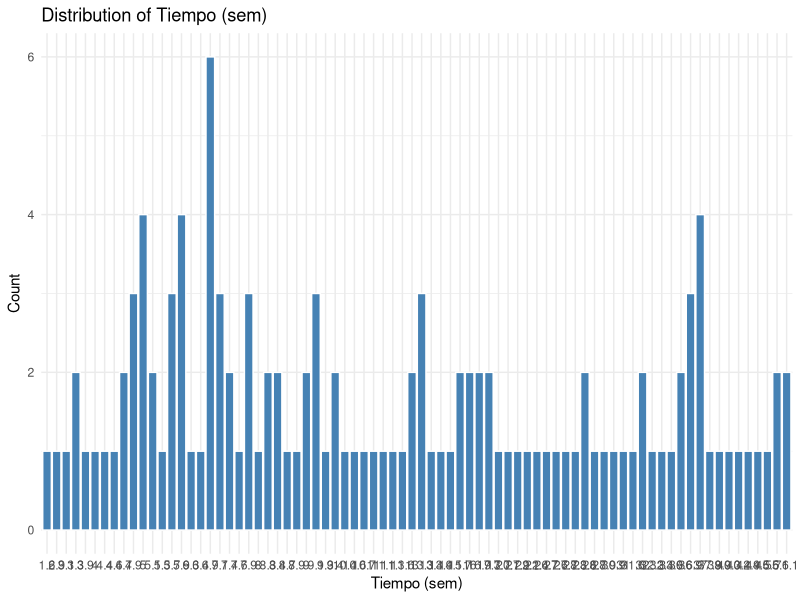
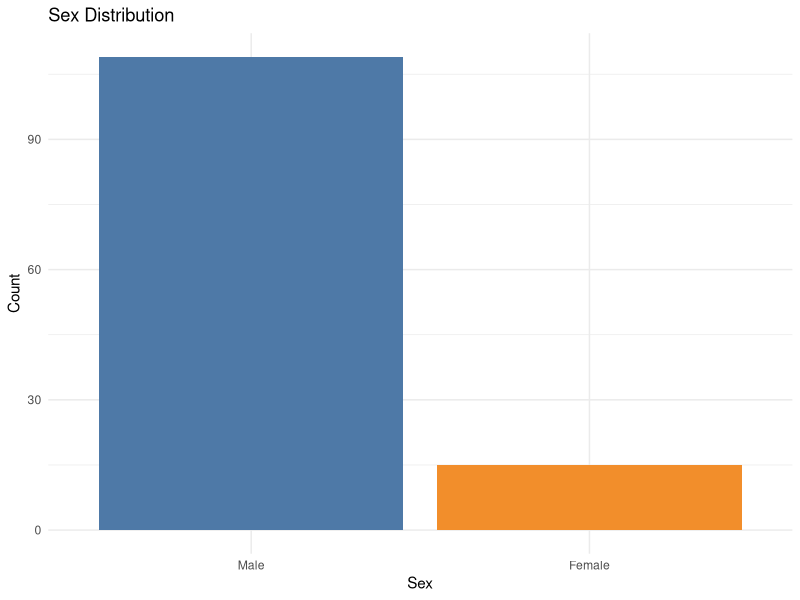
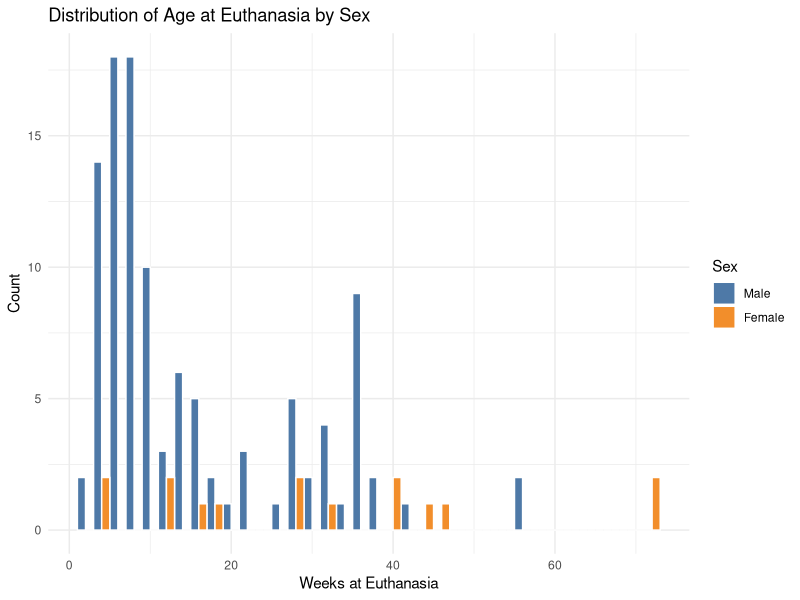
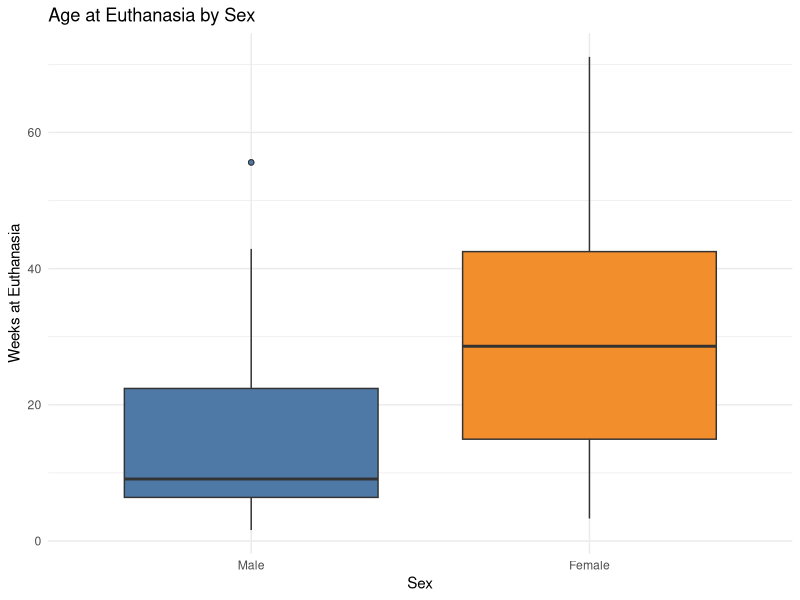
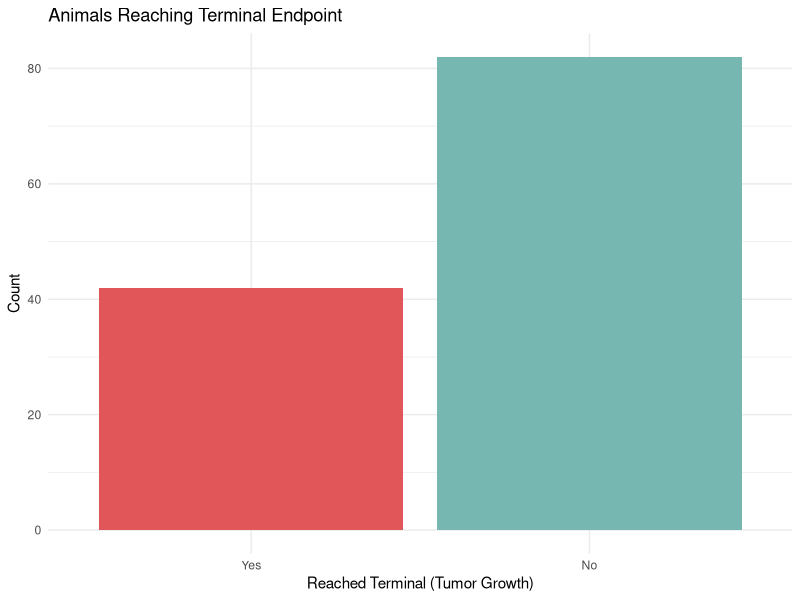
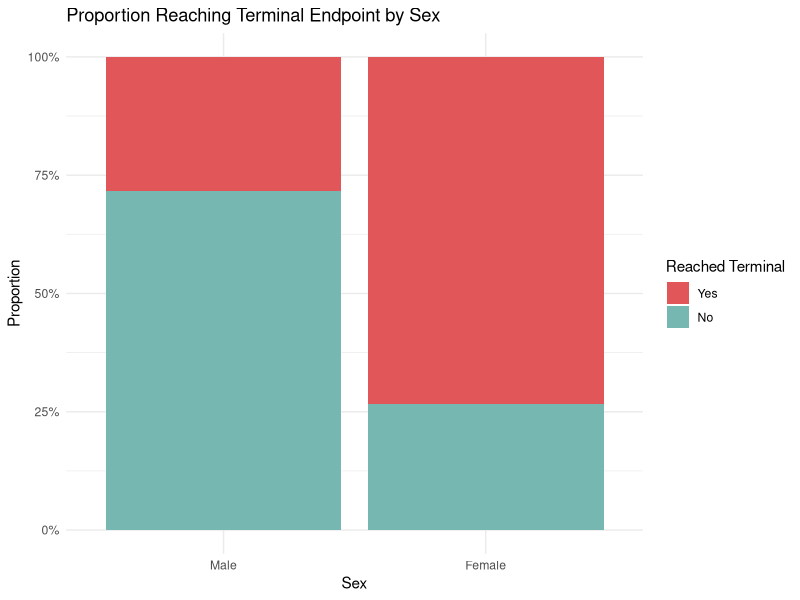
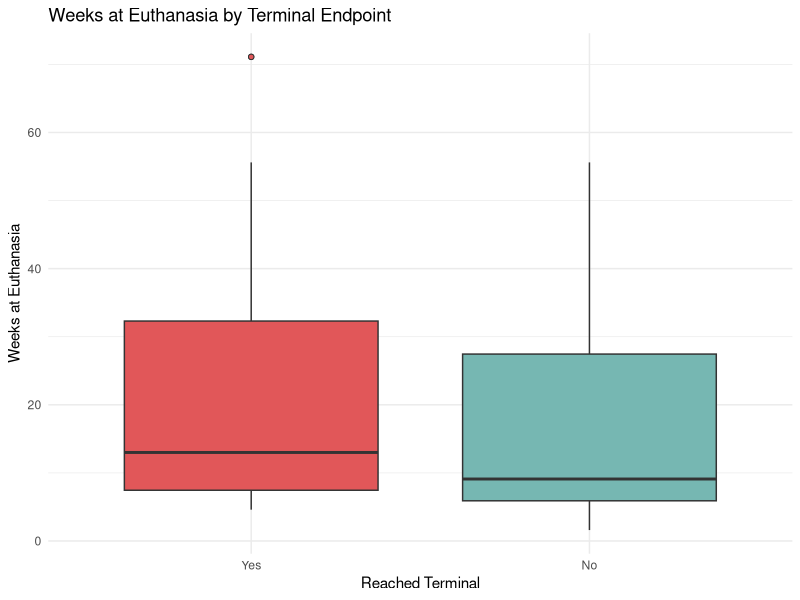

Source code (R) for these figures, in order:
## ---- chunk 1
knitr::opts_chunk$set(echo = TRUE, warning = FALSE, message = FALSE)
## ---- chunk 2
library(ggplot2)
library(dplyr)
library(tidyr)
library(knitr)
library(scales)

# Load and normalize CSV columns
raw_data <- read.csv("R Raw Data.csv", stringsAsFactors = FALSE, skip = 1, check.names = FALSE)

data <- raw_data %>%
  transmute(
    weeks_at_euthanasia = as.numeric(sub(",", ".", `Tiempo (sem)`, fixed = TRUE)),
    reached_terminal = ifelse(trimws(as.character(`¿Llegó a término?`)) == "1", "Yes", "No"),
    sex = case_when(
      tolower(trimws(Sexo)) == "macho"  ~ "M",
      tolower(trimws(Sexo)) == "hembra" ~ "F",
      TRUE ~ NA_character_
    )
  ) %>%
  mutate(
    age_weeks = weeks_at_euthanasia,
    sex = factor(sex, levels = c("M", "F"), labels = c("Male", "Female")),
    reached_terminal = factor(reached_terminal, levels = c("Yes", "No"))
  )

kable(head(data), caption = "First rows of the dataset")
## ---- chunk 3
cat("Summary of Tiempo (sem):\n")
summary(data$age_weeks)
## ---- chunk 4
ggplot(data, aes(x = factor(age_weeks))) +
  geom_bar(fill = "steelblue", color = "white") +
  labs(
    title = "Distribution of Tiempo (sem)",
    x     = "Tiempo (sem)",
    y     = "Count"
  ) +
  theme_minimal()
## ---- chunk 5
sex_table <- table(data$sex)
kable(as.data.frame(sex_table), col.names = c("Sex", "Count"),
      caption = "Animal counts by sex")
## ---- chunk 6
ggplot(data, aes(x = sex, fill = sex)) +
  geom_bar(show.legend = FALSE) +
  scale_fill_manual(values = c("Male" = "#4E79A7", "Female" = "#F28E2B")) +
  labs(
    title = "Sex Distribution",
    x     = "Sex",
    y     = "Count"
  ) +
  theme_minimal()
## ---- chunk 7
cat("Summary of Weeks at Euthanasia:\n")
summary(data$weeks_at_euthanasia)
## ---- chunk 8
ggplot(data, aes(x = weeks_at_euthanasia, fill = sex)) +
  geom_histogram(binwidth = 2, color = "white", position = "dodge") +
  scale_fill_manual(values = c("Male" = "#4E79A7", "Female" = "#F28E2B")) +
  labs(
    title = "Distribution of Age at Euthanasia by Sex",
    x     = "Weeks at Euthanasia",
    y     = "Count",
    fill  = "Sex"
  ) +
  theme_minimal()
## ---- chunk 9
ggplot(data, aes(x = sex, y = weeks_at_euthanasia, fill = sex)) +
  geom_boxplot(show.legend = FALSE, outlier.shape = 21) +
  scale_fill_manual(values = c("Male" = "#4E79A7", "Female" = "#F28E2B")) +
  labs(
    title = "Age at Euthanasia by Sex",
    x     = "Sex",
    y     = "Weeks at Euthanasia"
  ) +
  theme_minimal()
## ---- chunk 10
terminal_table <- table(data$reached_terminal)
terminal_pct   <- prop.table(terminal_table) * 100

kable(
  data.frame(
    Reached_Terminal = names(terminal_table),
    Count            = as.integer(terminal_table),
    Percent          = round(as.numeric(terminal_pct), 1)
  ),
  caption = "Terminal endpoint counts and percentages"
)
## ---- chunk 11
ggplot(data, aes(x = reached_terminal, fill = reached_terminal)) +
  geom_bar(show.legend = FALSE) +
  scale_fill_manual(values = c("Yes" = "#E15759", "No" = "#76B7B2")) +
  labs(
    title = "Animals Reaching Terminal Endpoint",
    x     = "Reached Terminal (Tumor Growth)",
    y     = "Count"
  ) +
  theme_minimal()
## ---- chunk 12
ct <- table(Sex = data$sex, Terminal = data$reached_terminal)
kable(ct, caption = "Terminal endpoint by sex")
## ---- chunk 13
ggplot(data, aes(x = sex, fill = reached_terminal)) +
  geom_bar(position = "fill") +
  scale_fill_manual(values = c("Yes" = "#E15759", "No" = "#76B7B2")) +
  scale_y_continuous(labels = scales::percent) +
  labs(
    title = "Proportion Reaching Terminal Endpoint by Sex",
    x     = "Sex",
    y     = "Proportion",
    fill  = "Reached Terminal"
  ) +
  theme_minimal()
## ---- chunk 14
data %>%
  group_by(reached_terminal) %>%
  summarise(
    n        = n(),
    mean_wks = round(mean(weeks_at_euthanasia), 1),
    sd_wks   = round(sd(weeks_at_euthanasia), 1),
    min_wks  = min(weeks_at_euthanasia),
    max_wks  = max(weeks_at_euthanasia)
  ) %>%
  kable(
    col.names = c("Reached Terminal", "N", "Mean Weeks", "SD", "Min", "Max"),
    caption   = "Weeks at euthanasia by terminal endpoint"
  )
## ---- chunk 15
ggplot(data, aes(x = reached_terminal, y = weeks_at_euthanasia, fill = reached_terminal)) +
  geom_boxplot(show.legend = FALSE, outlier.shape = 21) +
  scale_fill_manual(values = c("Yes" = "#E15759", "No" = "#76B7B2")) +
  labs(
    title = "Weeks at Euthanasia by Terminal Endpoint",
    x     = "Reached Terminal",
    y     = "Weeks at Euthanasia"
  ) +
  theme_minimal()
## ---- chunk 16
t_result <- t.test(weeks_at_euthanasia ~ reached_terminal, data = data)
cat(sprintf(
  "Welch two-sample t-test\n  t = %.3f, df = %.1f, p-value = %.4f\n",
  t_result$statistic, t_result$parameter, t_result$p.value
))
## ---- chunk 17
chi_result <- chisq.test(table(data$sex, data$reached_terminal))
cat(sprintf(
  "Chi-squared test\n  X² = %.3f, df = %d, p-value = %.4f\n",
  chi_result$statistic, chi_result$parameter, chi_result$p.value
))
## ---- chunk 18
sessionInfo()
